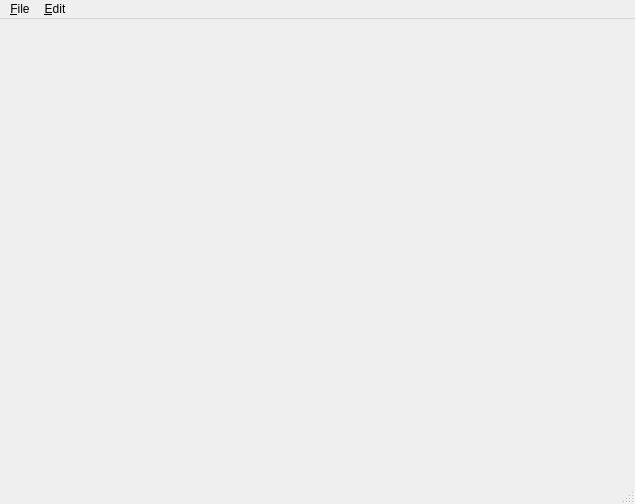
<ui version="4.0" >
 <class>MainWindow</class>
 <widget class="QMainWindow" name="MainWindow" >
  <property name="geometry" >
   <rect>
    <x>0</x>
    <y>0</y>
    <width>635</width>
    <height>504</height>
   </rect>
  </property>
  <property name="windowTitle" >
   <string>CGAL Terrain</string>
  </property>
  <property name="windowIcon" >
   <iconset resource="../../resources/CGAL.qrc" >
    <normaloff>:/cgal/logos/cgal_icon</normaloff>:/cgal/logos/cgal_icon</iconset>
  </property>
  <widget class="QWidget" name="centralwidget" >
   <layout class="QVBoxLayout" >
    <item>
     <widget class="Viewer" native="1" name="viewer" />
    </item>
   </layout>
  </widget>
  <widget class="QMenuBar" name="menubar" >
   <property name="geometry" >
    <rect>
     <x>0</x>
     <y>0</y>
     <width>635</width>
     <height>28</height>
    </rect>
   </property>
   <widget class="QMenu" name="menuFile" >
    <property name="title" >
     <string>&amp;File</string>
    </property>
    <addaction name="actionLoad_New_File" />
    <addaction name="separator" />
    <addaction name="actionQuit" />
   </widget>
   <widget class="QMenu" name="menuEdit" >
    <property name="title" >
     <string>&amp;Edit</string>
    </property>
    <addaction name="actionGenerate_random_points" />
   </widget>
   <addaction name="menuFile" />
   <addaction name="menuEdit" />
  </widget>
  <widget class="QStatusBar" name="statusbar" />
  <action name="actionQuit" >
   <property name="text" >
    <string>Quit</string>
   </property>
   <property name="shortcut" >
    <string>Ctrl+Q</string>
   </property>
  </action>
  <action name="actionLoad_New_File" >
   <property name="text" >
    <string>Load New File</string>
   </property>
   <property name="shortcut" >
    <string>Ctrl+O</string>
   </property>
  </action>
  <action name="actionGenerate_random_points" >
   <property name="text" >
    <string>Generate random &amp;points...</string>
   </property>
  </action>
 </widget>
 <customwidgets>
  <customwidget>
   <class>Viewer</class>
   <extends>QWidget</extends>
   <header>Viewer.h</header>
  </customwidget>
 </customwidgets>
 <resources>
  <include location="../../resources/CGAL.qrc" />
  <include location="Terrain.qrc" />
 </resources>
 <connections/>
</ui>
